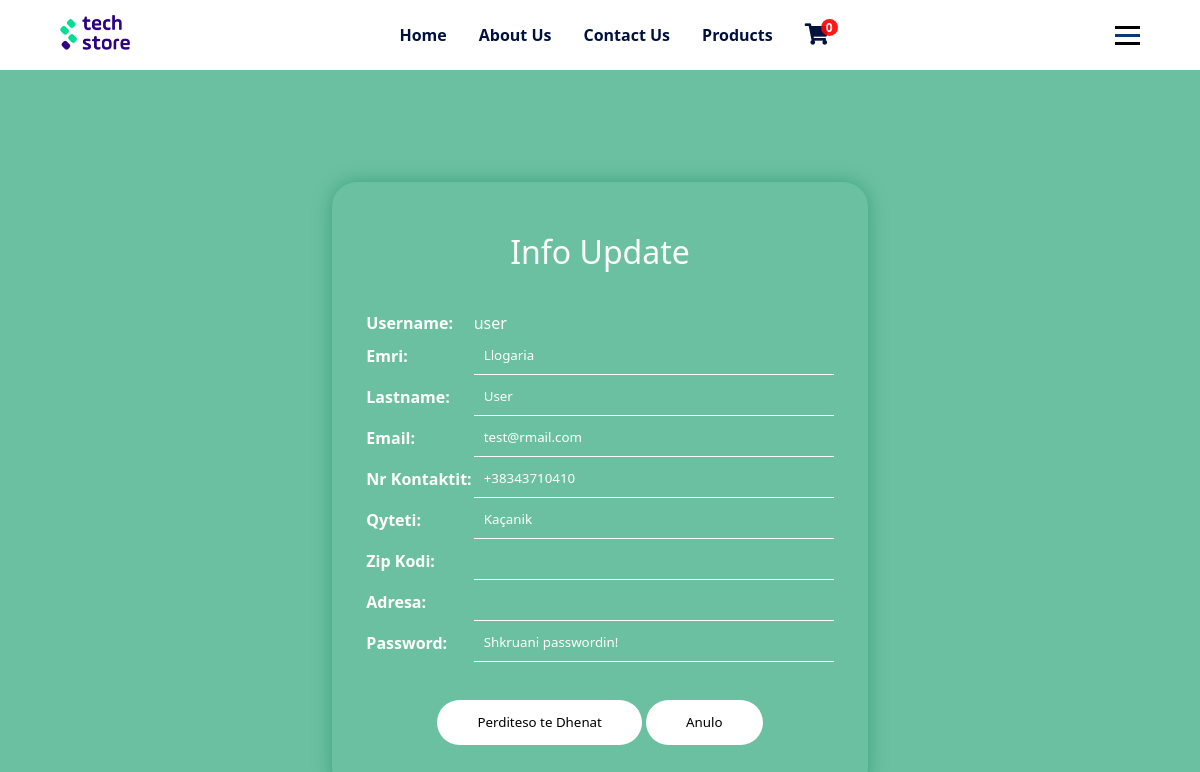
Before: /php/funksione/perditesoTeDhenat.php?userID=1 (signed in) with the older database file.
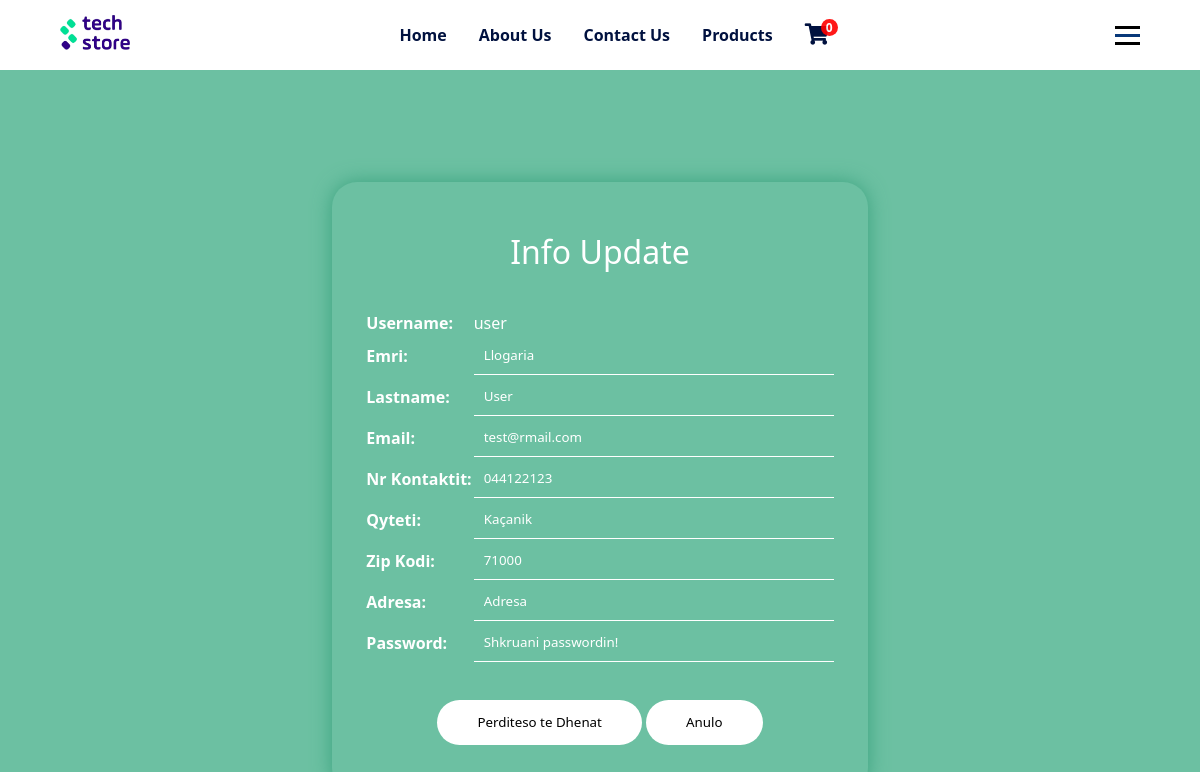
After: the same page with the newer database file.
### tables this page shows
CREATE TABLE `tedhenatuser` (
  `userID` int(11) NOT NULL,
  `nrKontaktit` varchar(30) DEFAULT NULL,
  `qyteti` varchar(30) DEFAULT NULL,
  `zipKodi` varchar(7) DEFAULT NULL,
  `adresa` varchar(50) DEFAULT NULL
);

CREATE TABLE `user` (
  `userID` int(11) NOT NULL,
  `emri` varchar(20) NOT NULL,
  `mbiemri` varchar(30) DEFAULT NULL,
  `username` varchar(20) NOT NULL,
  `email` varchar(50) DEFAULT NULL,
  `password` varchar(50) NOT NULL,
  `aksesi` int(1) NOT NULL DEFAULT 0
);

### php/db/dbcon.php (called while the page is built)
<?php
class dbCon
{
    private $conn = '';
    private $hostiIDB = 'localhost';
    private $emriDB = 'techstoredb';
    private $dbUsername = 'root';
    private $dbPass = '';
    public function connDB()
    {
        try {
            $this->conn = new PDO(
                "mysql:host=$this->hostiIDB;dbname=$this->emriDB", $this->dbUsername, $this->dbPass,
                [PDO::ATTR_DEFAULT_FETCH_MODE => PDO::FETCH_ASSOC]
            );
        } catch (PDOException $pdoe) {
            die("Nuk mund të lidhej me bazën e të dhënave {$this->emriDB} :" . $pdoe->getMessage());
        }
        return $this->conn;
    }
}
?>

### php/CRUD/userCRUD.php (called while the page is built, shortened)
<?php
require_once('../db/dbcon.php');
class userCRUD extends dbCon
{
    private $userID;
    private $dbConn;
    public function __construct($userID = '', $emri = '', $mbiemri = '', $username = '', $email = '', $password = '', $aksesi = '')
    {
        $this->userID = $userID;
        $this->dbConn = $this->connDB();
    }
    public function setUserID($userID)
    {
        $this->userID = $userID;
    }
    public function shfaqSipasID()
    {
        try {
            $sql = 'SELECT * from user u INNER JOIN tedhenatuser t ON u.userID = t.userID WHERE u.userID = ?';
            $stm = $this->dbConn->prepare($sql);
            $stm->execute([$this->userID]);
            return $stm->fetch();
        } catch (Exception $e) {
            return $e->getMessage();
        }
    }
}
?>

### php/funksione/perditesoTeDhenat.php (the view, shortened to what this page needs)
<?php
require_once('../CRUD/userCRUD.php');
$userCRUD = new userCRUD();
$userCRUD->setUserID($_GET['userID']);
$perdoruesi = $userCRUD->shfaqSipasID();
?>
<!DOCTYPE html>
<html lang="en">
<head>
    <link rel="stylesheet" href="../../css/forms.css" />
    <link rel="stylesheet" href="../../css/mesazhetStyle.css" />
</head>
<body>
    <?php
    include '../design/header.php';
    ?>
    <div class="forms">
        <form name="perditesoTeDhenat" onsubmit="return validimiPerditesoTeDhenat()" method="POST"
            enctype="multipart/form-data">
            <h1 class="form-title">Info Update </h1>
            <table>
                <tr>
                    <td><strong>Username: </strong></td>
                    <td>
                        <?php echo $perdoruesi['username'] ?>
                    </td>
                </tr>
                <tr>
                    <td><strong>Emri:</strong></td>
                    <td>
                        <input type="text" name="emri" value="<?php echo $perdoruesi['emri'] ?>">
                    </td>
                </tr>
                <tr>
                    <td><strong>Lastname: </strong></td>
                    <td>
                        <input type="text" name="mbiemri" value="<?php echo $perdoruesi['mbiemri'] ?>">
                    </td>
                </tr>
                <tr>
                    <td><strong>Email: </strong></td>
                    <td>
                        <input type="email" name="email" value="<?php echo $perdoruesi['email'] ?>">
                    </td>
                </tr>
                <tr>
                    <td><strong>Nr Kontaktit: </strong></td>
                    <td>
                        <input type="text" name="nrKontaktit" value="<?php echo $perdoruesi['nrKontaktit'] ?>">
                    </td>
                </tr>
                <tr>
                    <td><strong>Qyteti: </strong></td>
                    <td>
                        <input type="text" name="qyteti" value="<?php echo $perdoruesi['qyteti'] ?>">
                    </td>
                </tr>
                <tr>
                    <td><strong>Zip Kodi: </strong></td>
                    <td>
                        <input type="text" name="zipKodi" value="<?php echo $perdoruesi['zipKodi'] ?>">
                    </td>
                </tr>
                <tr>
                    <td><strong>Adresa: </strong></td>
                    <td>
                        <input type="text" name="adresa" value="<?php echo $perdoruesi['adresa'] ?>">
                    </td>
                </tr>
                <tr>
                    <td><strong>Password: </strong></td>
                    <td>
                        <input type="password" placeholder="Shkruani passwordin!" name="pass">
                    </td>
                </tr>
            </table>
            <div>
                <input class="button" type="submit" value="Perditeso te Dhenat" name='perditDhenat'>
                <input class="button" onclick="window.location='../userPages/userDashboard.php'" type="button"
                    value="Anulo" name='anulo'>
            </div>
        </form>
    </div>
</body>
</html>

Changed rows visible on the page:
changed tedhenatuser "Kaçanik": nrKontaktit "+38343710410" → "044122123"; zipKodi (not shown) → "71000"; adresa (not shown) → "Adresa"
